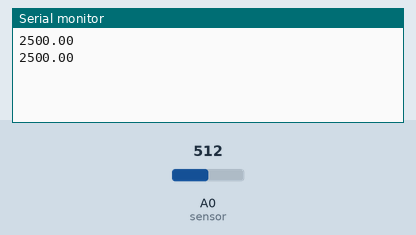
Bench run of a sketch on a simulated Arduino Uno, built with avr-gcc and run on an emulated ATmega328P. Shown: the last lines printed to the serial monitor. The test bench sets the inputs (shaded band); at power-on: A0 (sensor) = 512.

Above: at 1.8 s.
1.9 s: A0 (sensor) set to 716
At 2.7 s:
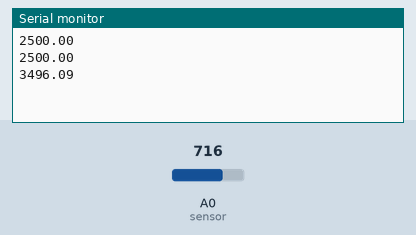
3.4 s: A0 (sensor) set to 900
At 4.3 s:
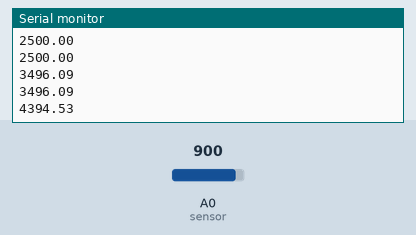
Timing chart, 0 to 6.4 s (numbered marks = the images above; inputs shaded):
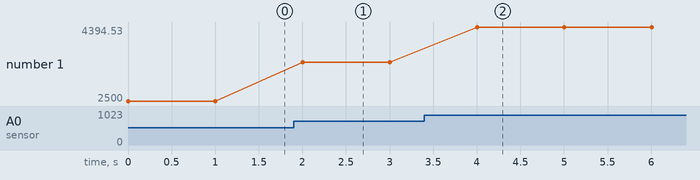

Measured:
- after the input at 1.9 s, the serial monitor: prints a new line after 0.10 s (image 1)
- after the input at 3.4 s, the serial monitor: prints a new line after 0.60 s (image 2)
- plotted number 1: 2500 → 3496.09 after the input at 1.9 s, 3496.09 → 4394.53 after the input at 3.4 s

The sketch:

sketch_mar02a.ino
```cpp
const byte sensor=0;
float read;
void setup() {
  // put your setup code here, to run once:

Serial.begin(9600);
}

void loop() {
  // put your main code here, to run repeatedly:
  read=analogRead(sensor);
  float volt;
  volt=(read/1024)*5000;
  Serial.println(volt);

delay(1000);
}
```
